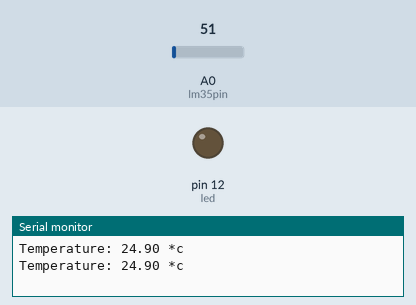
Simulated run of this sketch. Board: Arduino Uno, built with avr-gcc and run on an emulated ATmega328P. On the bench: output pins drawn as LEDs (lit = HIGH), the last lines printed to the serial monitor. The test bench sets the inputs (shaded band); at power-on: A0 (lm35pin) = 51.

Above: at 1.8 s.
1.9 s: A0 (lm35pin) set to 55
At 3.2 s:
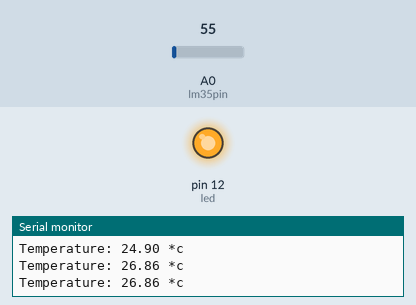
3.5 s: A0 (lm35pin) set to 30
At 4.8 s:
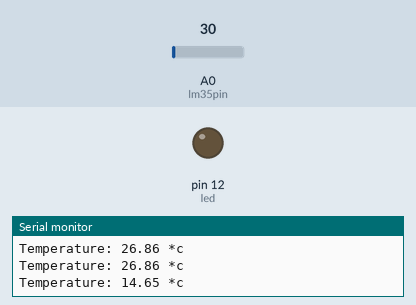
5.5 s: A0 (lm35pin) set to 61
At 6.3 s:
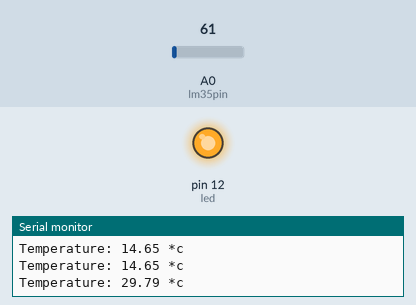
Timing chart, 0 to 8.5 s (numbered marks = the images above; inputs shaded):
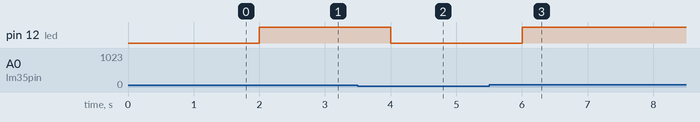

Measured:
- the behaviour switches between 51 and 52 on A0 (lm35pin) (found by bisection; images 0 and 1)
- after the input at 1.9 s, pin 12 (led): LOW → HIGH after 0.10 s
- after the input at 3.5 s, pin 12 (led): HIGH → LOW after 0.50 s
- after the input at 5.5 s, pin 12 (led): LOW → HIGH after 0.51 s

The sketch:

Arduino_LM35_Temperature_Alarm.ino
```cpp
const int lm35pin = A0;
int led = 12;

void setup() {
  // put your setup code here, to run once:
  Serial.begin(9600);
  pinMode(led, OUTPUT);
}

void loop() {
  // put your main code here, to run repeatedly:
  int sensorValue = analogRead(lm35pin);
  float voltage = sensorValue * (5.0 / 1024.0);
  float temperatureC = voltage * 100;
  Serial.print("Temperature: ");
  Serial.print(temperatureC);
  Serial.println(" *c");
  if(temperatureC > 25){
    digitalWrite(led, HIGH);
  } else{
    digitalWrite(led, LOW);
  }
  delay(1000);
}
```
